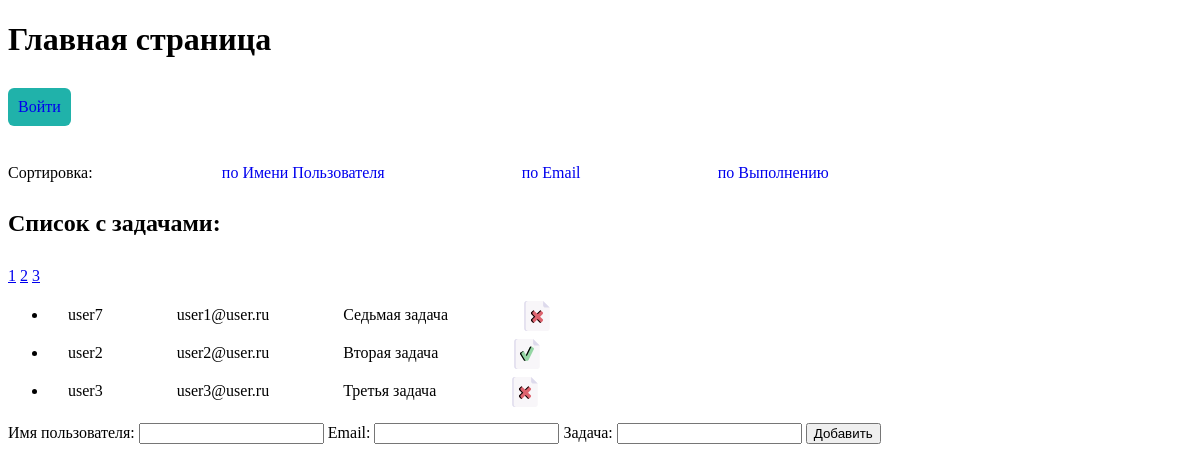
Page /?controller=home&sort=email on the earlier database version.
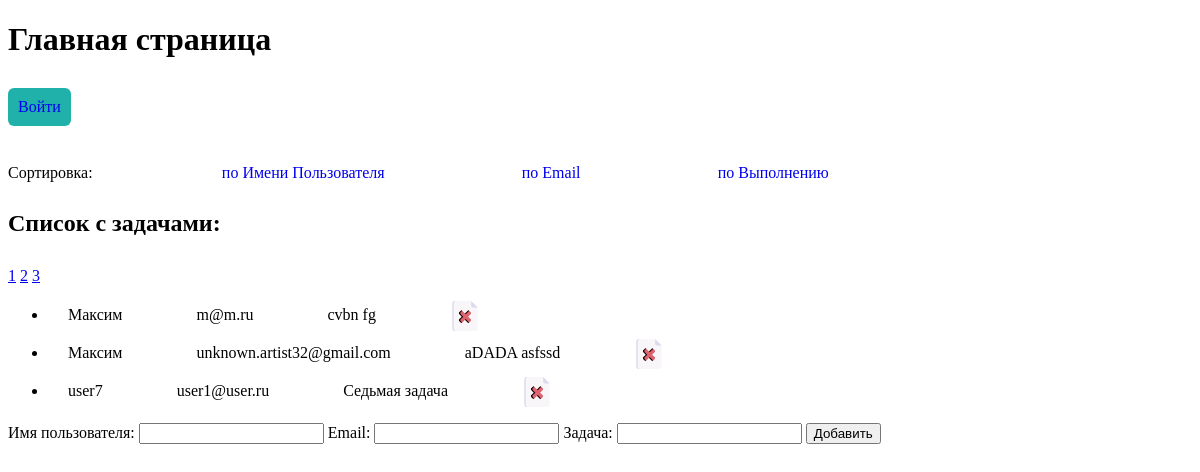
Same page on the later database version.
### tables this page shows
CREATE TABLE tasks (id INTEGER NOT NULL PRIMARY KEY AUTOINCREMENT, username VARCHAR (150) NOT NULL, email VARCHAR (255) NOT NULL, description VARCHAR (255) NOT NULL, isDone INT DEFAULT (0));

### controller/HomeController.php (called while the page is built, shortened)
<?php
require_once 'model/TaskProvider.php';
$pdo = require 'dbconnect.php';
$pageName = 'Главная страница';
$curPage = (isset($_GET['page'])) ? $_GET['page'] : 1;
$param = $_GET['sort'] ?? 'username';
$res = new TaskProvider($pdo);
if(!isset($_SESSION['sort']) && $param) {
    $param = $res->getParams('h');
}
if(isset($_SESSION['sort'])) {
    $param = $res->getParams($_SESSION['sort']);
}
if(isset($_GET['sort'])) {
    $param = $res->getParams($_GET['sort']);
}
$limit = 3;
$countItems = $res->getCountItems();
$pag = new Paginator($limit, $countItems);
$offset = $pag->getOffset($curPage);
$countPages = $pag->getPages();
$tasks = $res->getTasksList($param, $offset, $limit);
require_once 'view/home.php';

### model/TaskProvider.php (called while the page is built, shortened)
<?php
class TaskProvider {
    private PDO $pdo;
    function __construct(PDO $pdo)
    {
        $this->pdo = $pdo;
    }
    public function getCountItems(): int
    {
        $statement = $this->pdo->query("SELECT COUNT(*) FROM `tasks`");
        $res = $statement->fetch();
        return $res['COUNT(*)'];
    }
    public function getParams(string $sort): string
    {
        switch ($sort) {
            case 'email':
                $_SESSION['sort'] = $param = 'email';
                break;
            default:
                $_SESSION['sort'] = $param = 'username';
        }
        return $param;
    }
    public function getTasksList(string $sort = 'username', int $offset, ?int $limit = null): array {
        $arr = [];
        if(!$limit) {
            $statement = $this->pdo->query("SELECT * FROM `tasks` ORDER BY {$sort}");
        } else {
            $statement = $this->pdo->query("SELECT * FROM `tasks` ORDER BY {$sort} LIMIT {$offset}, {$limit}");
        }
        $res = $statement->fetchAll();
        if($res) {
            foreach($res as $result) {
                $arr[] =  [
                    'id' => $result['id'],
                    'username' => $result['username'],
                    'email' => $result['email'],
                    'description' => $result['description'],
                    'isDone' => $result['isDone']
                ];
            }
        }
        return $arr;
    }
}

### autoload.php (called while the page is built, shortened)
<?php
spl_autoload_register(static function (string $className) {
    $dirs = [
        'model',
        'controller',
        'view',
    ];
    foreach ($dirs as $dir) {
        $path = "$dir/$className.php";
        if (file_exists($path)) {
            break;
        }
    }
});

### model/Paginator.php (called while the page is built, shortened)
<?php
class Paginator {
    private int $limit;
    private int $pages;
    public function __construct(int $limit, int $countList)
    {
        $this->limit = $limit;
        $this->count = $countList;
        if ($limit > 0 && $countList > 0) {
            $this->pages = intdiv($this->count, $this->limit);
        } else {
            $this->pages = 0;
        }
    }
    public function getOffset(int $curPage = null): int
    {
        $offset = 0;
        if ($curPage) {
            $offset = $curPage * $this->limit - $this->limit;
        }
        return $offset;
    }
    public function getPages(): int
    {
        return $this->pages;
    }
}

### view/home.php (the view, shortened to what the changed rows need)
<!DOCTYPE html>
<html lang="ru_RU">
<head>
</head>
<body>
    <main class="main">
        <h1><?=$pageName?></h1>
        <article>
            <?php if (count($tasks) > 0) :?>
            <h2>Список с задачами:</h2>
            <?php if($countPages > 0) :?>
                <section class="pagination">
                <?php for($i=1; $i <= $countPages; $i++) :?>
                    <a href="/?controller=home&page=<?=$i?>"><?=$i?></a>
                <?php endfor ?>
            <?php endif ?>
            <ul>
                <?php foreach($tasks as $task) :?>
                    <li class="tasklist">
                        <span class="tasklist-unit"><?=$task['username']?></span>
                        <span class="tasklist-unit"><?=$task['email']?></span>
                        <span class="tasklist-unit"><?=$task['description']?></span>
                        <span class="tasklist-unit">
                        </span>
                    </li>
                <?php endforeach ?>
            </ul>
            <?php endif ?>
                <form action="/?controller=home&action=newtask" method="post">
                    <label for="username">Имя пользователя:</label>
                    <input type="text" name="username">
                    <label for="email">Email:</label>
                    <input type="text" name="email">
                    <label for="newtask">Задача:</label>
                    <input type="text" name="newtask">
                    <button type="submit">Добавить</button>
                </form>
        </article>
    </main>
</body>
</html>

Differences in the rows shown:
no longer on this page (row unchanged): tasks: username "user2", email "user2@user.ru", description "Вторая задача", isDone 1 (drawn)
no longer on this page (row unchanged): tasks: username "user3", email "user3@user.ru", description "Третья задача", isDone 0 (drawn)
added tasks: username "Максим", email "m@m.ru", description "cvbn fg", isDone 0 (drawn)
added tasks: username "Максим", email "unknown.artist32@gmail.com", description "aDADA asfssd", isDone 0 (drawn)
